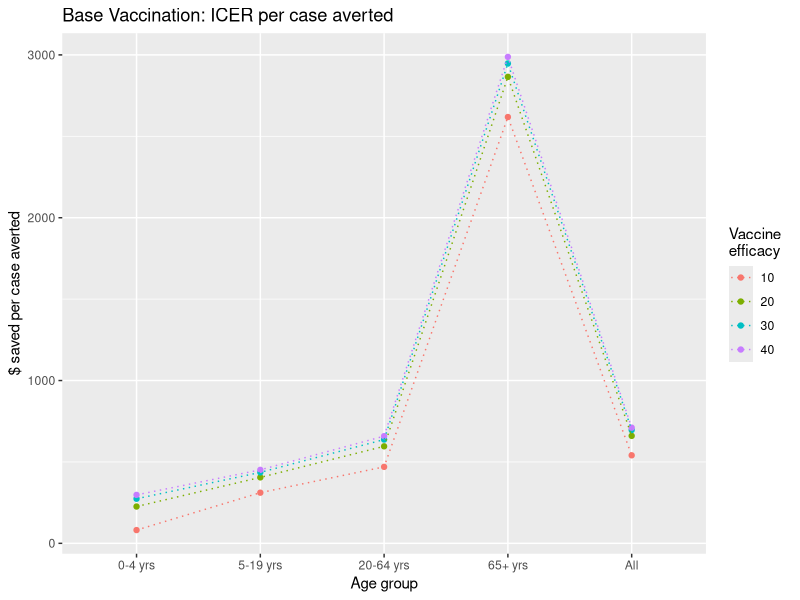
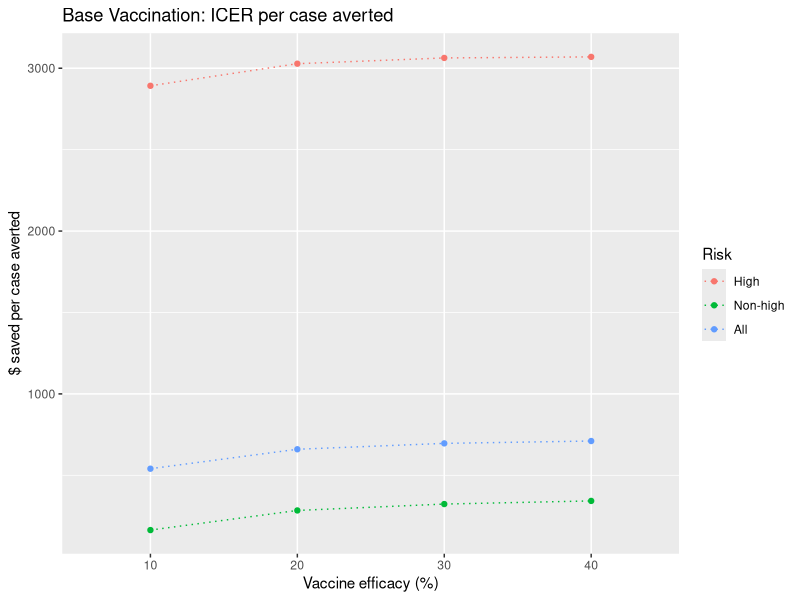
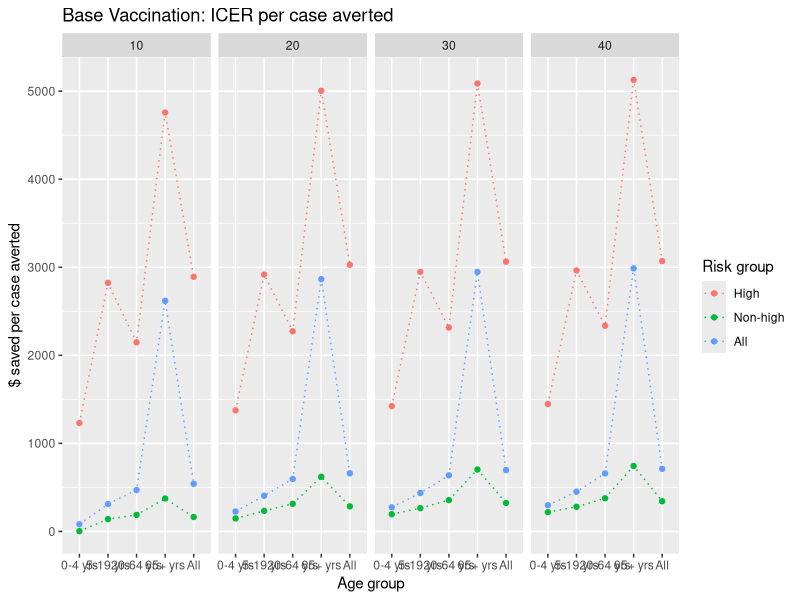
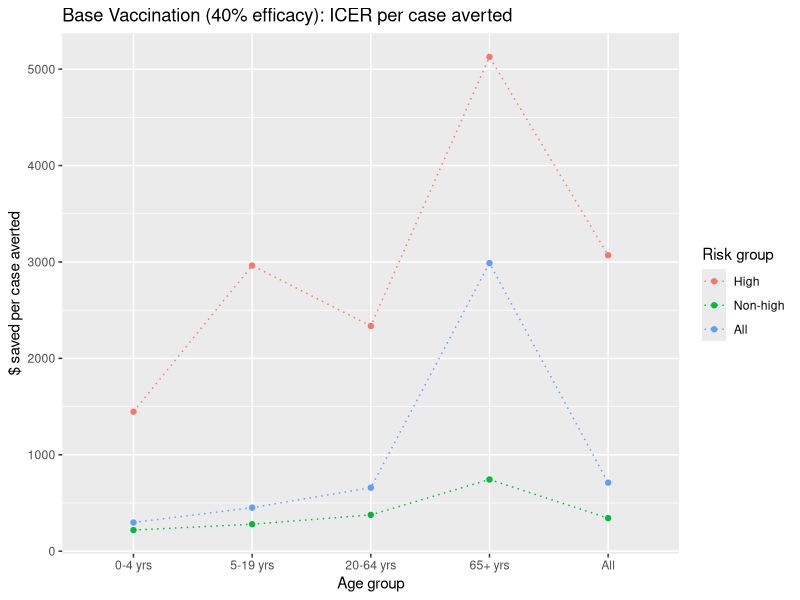
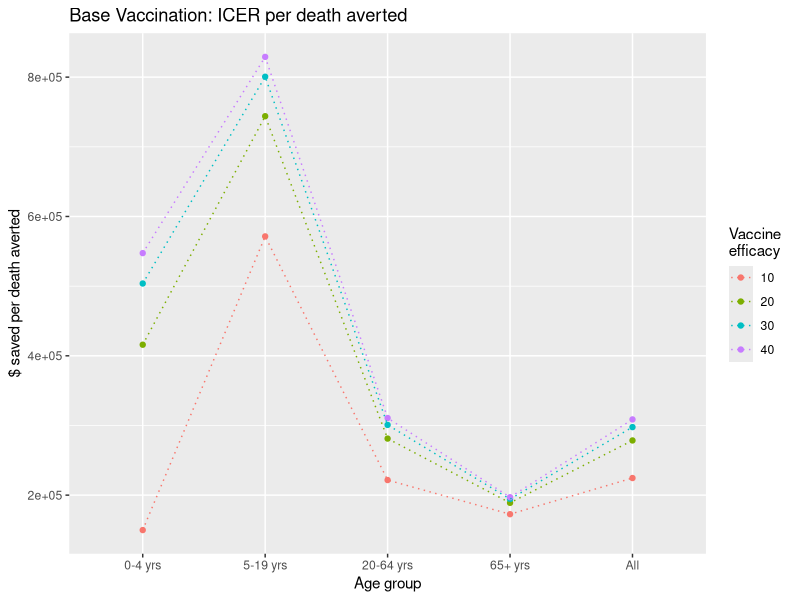
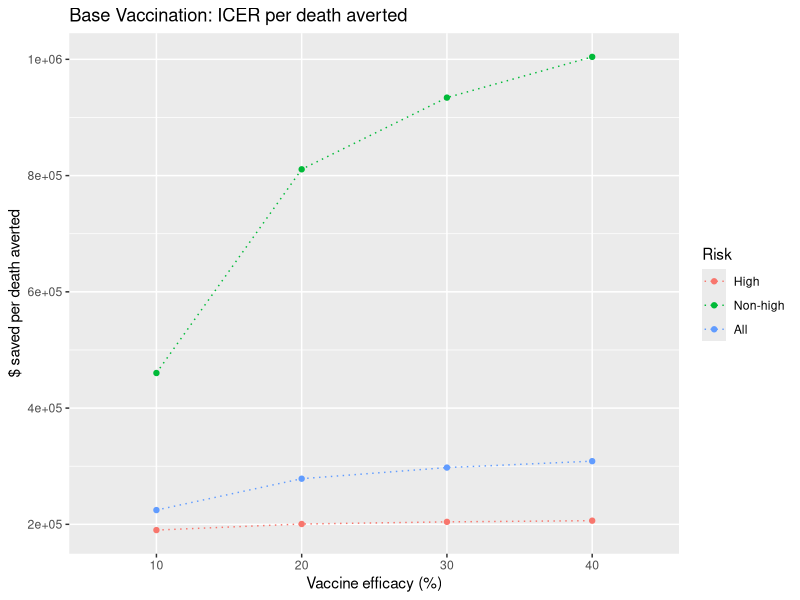
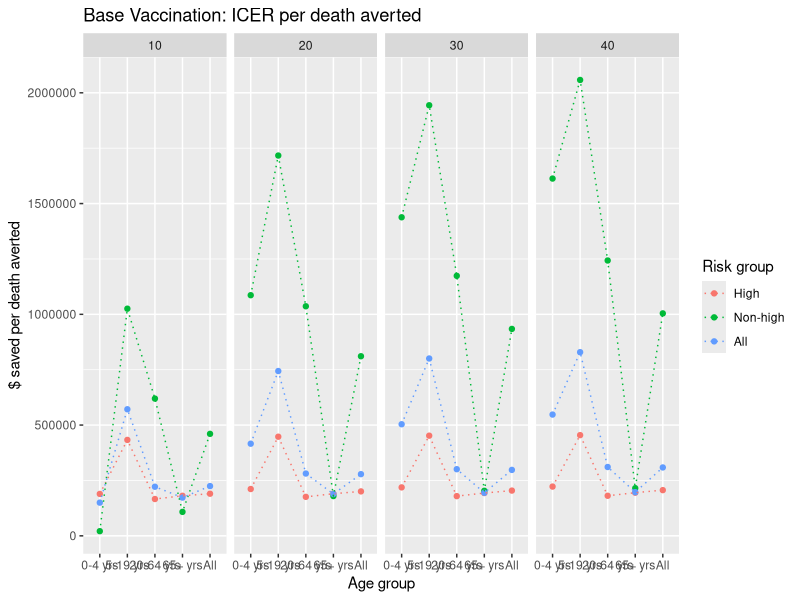
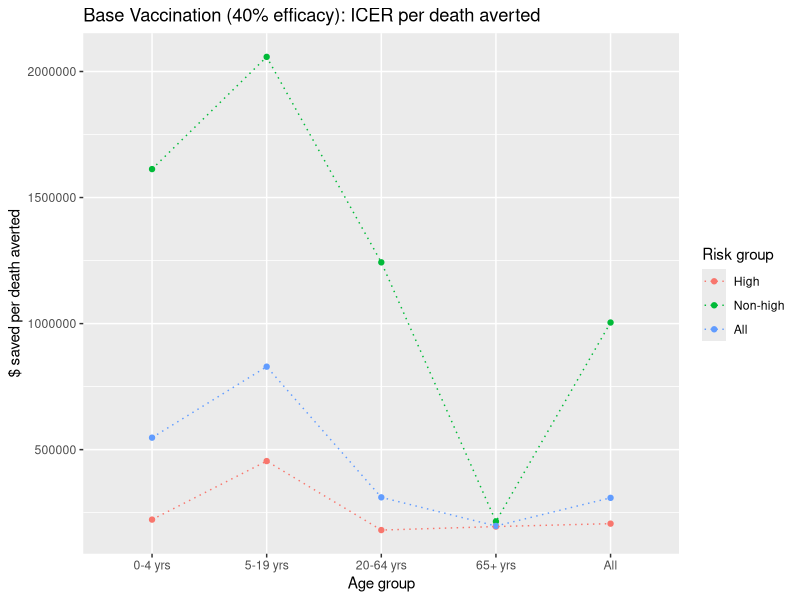

The R script that drew these images, in order:
## ---- chunk 1
knitr::opts_chunk$set(
	echo = TRUE,
	warning = TRUE,
	cache = TRUE,
	tidy = TRUE
)
## ---- chunk 2
rm(list = ls(all.names = TRUE))
library(ggplot2); library(tidyr); library(dplyr)
library(knitr); library(rmarkdown); library(formatR)
## ---- chunk 3
data <- read.csv("df/icer-all.csv", as.is = TRUE)
df <- data[(data$scenario!="base"),]

df$cost.diff.per100k <- as.numeric(df$cost.diff.per100k)
df$cases.averted <- as.numeric(df$cases.averted)
df$cases.averted.per100k <- as.numeric(df$cases.averted.per100k)
df$icer.case.averted <- as.numeric(df$icer.case.averted)
df$deaths.averted <- as.numeric(df$deaths.averted)
df$deaths.averted.per100k <- as.numeric(df$ deaths.averted.per100k)
df$icer.death.averted <- as.numeric(df$icer.death.averted)
df$dalys <- as.numeric(df$dalys)
df$dalys.per100k <- as.numeric(df$dalys.per100k)
df$dalys.averted <- as.numeric(df$dalys.averted)
df$dalys.averted.per100k <- as.numeric(df$dalys.averted.per100k)
df$icer.daly.averted <- as.numeric(df$icer.daly.averted)
## ---- chunk 4
# subset relevant efficacies
df2 <- df[!(df$scenario == 'vaxbase' & df$v.eff %in% c(50, 60)),]
#table(df2$v.eff, useNA = 'always')

df3 <- df2[!(df2$scenario == 'vax70' & df2$v.eff %in% c(30,40)), ]
#table(df3$scenario, df3$v.eff, useNA = 'always')

# factors
df3$age <- factor(df3$age, levels = c("0-4 yrs", "5-19 yrs", "20-64 yrs", "65+ yrs", "All"))
df3$risk <- factor(df3$risk, levels = c("High", "Non-high", "All"))
df3$scenario <- factor(df3$scenario, levels = c("vaxbase", "vax70"))
df3$v.eff <- factor(df3$v.eff)
## ---- chunk 5
# subset scenario
df_base <- df3[(df3$scenario == 'vaxbase'),]
df_vax70 <- df3[(df3$scenario == 'vax70'),]

# age groups
age_df_base <- df_base[(df_base$risk == "All"),]
age_df_vax70 <- df_vax70[(df_vax70$risk == "All"),]

# risk groups
risk_df_base <- df_base[!(df_base$age == 'All'),]
risk_df_vax70 <- df_vax70[!(df_vax70$age == 'All'),]
## ---- chunk 6
t <- labs(y = "$ saved per case averted", title = "Base Vaccination: ICER per case averted")

ggplot(age_df_base, aes(x = age, y = icer.case.averted, color = v.eff, group = v.eff)) +
  geom_point() + geom_line(linetype = "dotted") + labs(x = "Age group", color = "Vaccine \nefficacy") + t

ggplot(df_base[(df_base$age=="All"),], aes(x = v.eff, y = icer.case.averted, group = risk, color = risk)) +
  geom_point() + geom_line(linetype = "dotted") + labs(x = "Vaccine efficacy (%)", color = "Risk") + t

ggplot(df_base, aes(x = age, y = icer.case.averted, group = risk, color = risk)) +
  geom_point() + geom_line(linetype = "dotted") + labs(x = "Age group", color = "Risk group") + t +
  facet_grid(~ v.eff)
## ---- chunk 7
ggplot(df_base[(df_base$v.eff == "40"),], aes(x = age, y = icer.case.averted, group = risk, color = risk)) +
  geom_point() + geom_line(linetype = "dotted") + labs(x = "Age group", color = "Risk group") + 
  ylab("$ saved per case averted") + ggtitle("Base Vaccination (40% efficacy): ICER per case averted")
## ---- chunk 8
t <- labs(y = "$ saved per death averted", title = "Base Vaccination: ICER per death averted")

ggplot(age_df_base, aes(x = age, y = icer.death.averted, color = v.eff, group = v.eff)) +
  geom_point() + geom_line(linetype = "dotted") + labs(x = "Age group", color = "Vaccine \nefficacy") + t

ggplot(df_base[(df_base$age=="All"),], aes(x = v.eff, y = icer.death.averted, group = risk, color = risk)) +
  geom_point() + geom_line(linetype = "dotted") + labs(x = "Vaccine efficacy (%)", color = "Risk") + t

ggplot(df_base, aes(x = age, y = icer.death.averted, group = risk, color = risk)) +
  geom_point() + geom_line(linetype = "dotted") + labs(x = "Age group", color = "Risk group") + t +
  facet_grid(~ v.eff)
## ---- chunk 9
ggplot(df_base[(df_base$v.eff == "40"),], aes(x = age, y = icer.death.averted, group = risk, color = risk)) +
  geom_point() + geom_line(linetype = "dotted") + labs(x = "Age group", color = "Risk group") + 
  ylab("$ saved per death averted") + ggtitle("Base Vaccination (40% efficacy): ICER per death averted")
## ---- chunk 10
t <- labs(y = "$ saved per DALY averted", title = "Base Vaccination: ICER per DALY averted")

ggplot(age_df_base, aes(x = age, y = icer.daly.averted, color = v.eff, group = v.eff)) +
  geom_point() + geom_line(linetype = "dotted") + labs(x = "Age group", color = "Vaccine \nefficacy") + t

ggplot(df_base[(df_base$age=="All"),], aes(x = v.eff, y = icer.daly.averted, group = risk, color = risk)) +
  geom_point() + geom_line(linetype = "dotted") + labs(x = "Vaccine efficacy (%)", color = "Risk") + t

ggplot(df_base, aes(x = age, y = icer.daly.averted, group = risk, color = risk)) +
  geom_point() + geom_line(linetype = "dotted") + labs(x = "Age group", color = "Risk group") + t +
  facet_grid(~ v.eff)
## ---- chunk 11
ggplot(df_base[(df_base$v.eff == "40"),], aes(x = age, y = icer.daly.averted, group = risk, color = risk)) +
  geom_point() + geom_line(linetype = "dotted") + labs(x = "Age group", color = "Risk group") + 
  ylab("$ saved per DALY averted") + ggtitle("Base Vaccination (40% efficacy): ICER per DALY averted")
## ---- chunk 12
# age
g1 <- ggplot(age_df_base, aes(x = age, group = v.eff, color = v.eff)) +
  geom_point() + geom_line(linetype = "dotted") + labs(x = "Age group", color = "Vaccine \nefficacy")
# risk
g2 <- ggplot(df_base[(df_base$age=="All"),], aes(x = v.eff, group = risk, color = risk)) +
  geom_point() + geom_line(linetype = "dotted") + labs(x = "Vaccine efficacy", color = "Risk group")

g3 <- ggplot(risk_df_base, aes(x = age, group = risk, color = risk)) +
  geom_point() + geom_line(linetype = "dotted") + labs(x = "Age group", color = "Risk group") +
  facet_grid(~ v.eff)

g4 <- ggplot(df_base[(df_base$v.eff == "40"),], aes(x = age, group = risk, color = risk)) +
  geom_point() + geom_line(linetype = "dotted") + labs(x = "Age group", color = "Risk group")
## ---- chunk 13
# age groups
g1 + aes(y = cases) + labs(y = "Cases", title = "Base Vaccination: Cases")
g1 + aes(y = cases.per100k) + labs(y = "Cases per 100k", title = "Base Vaccination: Cases per 100k")
g1 + aes(y = cases.averted) + labs(y = "Cases averted", title = "Base Vaccination: Cases averted")
g1 + aes(y = cases.averted.per100k) + labs(y = "Cases averted per 100k", title = "Base Vaccination: Cases averted per 100k")

# risk groups
g2 + aes(y = cases) + labs(y = "Cases", title = "Base Vaccination: Cases")
g2 + aes(y = cases.per100k) + labs(y = "Cases per 100k", title = "Base Vaccination: Cases per 100k")
g2 + aes(y = cases.averted) + labs(y = "Cases averted", title = "Base Vaccination: Cases averted")
g2 + aes(y = cases.averted.per100k) + labs(y = "Cases averted per 100k", title = "Base Vaccination: Cases averted per 100k")

g3 + aes(y = cases) + labs(y = "Cases", title = "Base Vaccination: Cases")
g3 + aes(y = cases.per100k) + labs(y = "Cases per 100k", title = "Base Vaccination: Cases per 100k")
g3 + aes(y = cases.averted) + labs(y = "Cases averted", title = "Base Vaccination: Cases averted")
g3 + aes(y = cases.averted.per100k) + labs(y = "Cases averted per 100k", title = "Base Vaccination: Cases averted per 100k")
## ---- chunk 14
g4 + aes(y = cases) + labs(y = "Cases", title = "Base Vaccination (40% VE): Cases")
g4 + aes(y = cases.per100k) + labs(y = "Cases per 100k", title = "Base Vaccination (40% VE): Cases per 100k")
g4 + aes(y = cases.averted) + labs(y = "Cases averted", title = "Base Vaccination (40% VE): Cases averted")
g4 + aes(y = cases.averted.per100k) + labs(y = "Cases averted per 100k", title = "Base Vaccination (40% VE): Cases averted per 100k")
## ---- chunk 15
# age groups
g1 + aes(y = deaths) + labs(y = "Deaths", title = "Base Vaccination: Deaths")
g1 + aes(y = deaths.per100k) + labs(y = "Deaths per 100k", title = "Base Vaccination: Deaths per 100k")
g1 + aes(y = deaths.averted) + labs(y = "Deaths averted", title = "Base Vaccination: Deaths averted")
g1 + aes(y = deaths.averted.per100k) + labs(y = "Deaths averted per 100k", title = "Base Vaccination: Deaths averted per 100k")

# risk groups
g2 + aes(y = deaths) + labs(y = "Deaths", title = "Base Vaccination: Deaths")
g2 + aes(y = deaths.per100k) + labs(y = "Deaths per 100k", title = "Base Vaccination: Deaths per 100k")
g2 + aes(y = deaths.averted) + labs(y = "Deaths averted", title = "Base Vaccination: Deaths averted")
g2 + aes(y = deaths.averted.per100k) + labs(y = "Deaths averted per 100k", title = "Base Vaccination: Deaths averted per 100k")

g3 + aes(y = deaths) + labs(y = "Deaths", title = "Base Vaccination: Deaths")
g3 + aes(y = deaths.per100k) + labs(y = "Deaths per 100k", title = "Base Vaccination: Deaths per 100k")
g3 + aes(y = deaths.averted) + labs(y = "Deaths averted", title = "Base Vaccination: Deaths averted")
g3 + aes(y = deaths.averted.per100k) + labs(y = "Deaths averted per 100k", title = "Base Vaccination: Deaths averted per 100k")
## ---- chunk 16
g4 + aes(y = deaths) + labs(y = "Deaths", title = "Base Vaccination (40% VE): Deaths")
g4 + aes(y = deaths.per100k) + labs(y = "Deaths per 100k", title = "Base Vaccination (40% VE): Deaths per 100k")
g4 + aes(y = deaths.averted) + labs(y = "Deaths averted", title = "Base Vaccination (40% VE): Deaths averted")
g4 + aes(y = deaths.averted.per100k) + labs(y = "Deaths averted per 100k", title = "Base Vaccination (40% VE): Deaths averted per 100k")
## ---- chunk 17
# age groups
g1 + aes(y = dalys) + labs(y = "DALYs", title = "Base Vaccination: DALYs")
g1 + aes(y = dalys.per100k) + labs(y = "DALYs per 100k", title = "Base Vaccination: DALYs per 100k")
g1 + aes(y = dalys.averted) + labs(y = "DALYs averted", title = "Base Vaccination: DALYs averted")
g1 + aes(y = dalys.averted.per100k) + labs(y = "DALYs averted per 100k", title = "Base Vaccination: DALYs averted per 100k")
# risk groups
g2 + aes(y = dalys) + labs(y = "DALYs", title = "Base Vaccination: DALYs")
g2 + aes(y = dalys.per100k) + labs(y = "DALYs per 100k", title = "Base Vaccination: DALYs per 100k")
g2 + aes(y = dalys.averted) + labs(y = "DALYs averted", title = "Base Vaccination: DALYs averted")
g2 + aes(y = dalys.averted.per100k) + labs(y = "DALYs averted per 100k", title = "Base Vaccination: DALYs averted per 100k")

g3 + aes(y = dalys) + labs(y = "DALYs", title = "Base Vaccination: DALYs")
g3 + aes(y = dalys.per100k) + labs(y = "DALYs per 100k", title = "Base Vaccination: DALYs per 100k")
g3 + aes(y = dalys.averted) + labs(y = "DALYs averted", title = "Base Vaccination: DALYs averted")
g3 + aes(y = dalys.averted.per100k) + labs(y = "DALYs averted per 100k", title = "Base Vaccination: DALYs averted per 100k")
## ---- chunk 18
g4 + aes(y = dalys) + labs(y = "DALYs", title = "Base Vaccination (40% VE): DALYs")
g4 + aes(y = dalys.per100k) + labs(y = "DALYs per 100k", title = "Base Vaccination (40% VE): DALYs per 100k")
g4 + aes(y = dalys.averted) + labs(y = "DALYs averted", title = "Base Vaccination (40% VE): DALYs averted")
g4 + aes(y = dalys.averted.per100k) + labs(y = "DALYs averted per 100k", title = "Base Vaccination (40% VE): DALYs averted per 100k")
## ---- chunk 19
g5 <- ggplot(df_base, aes(x = dalys.averted.per100k, y = cost.diff.per100k)) +
  labs(x = "DALYs averted per 100K", y = "Cost saved per 100K", title = "Base Vaccination: Cost saved vs. DALYs averted")

g5 + aes(color = risk, group = risk) + geom_point() + facet_grid(v.eff ~ age)

g5 + aes(color = age, group = age) + geom_point() + facet_grid(v.eff ~ risk)
## ---- chunk 20
g <- ggplot(df_vax70[(df_vax70$age=="All"),], aes(x = v.eff, color = risk, group = risk))
t1 <- labs(y = "$ saved per case averted", title = "70% Vaccination: ICER per case averted")
t2 <- labs(y = "$ saved per death averted", title = "70% Vaccination: ICER per death averted")
t3 <- labs(y = "$ saved per DALY averted", title = "70% Vaccination: ICER per DALY averted")

ggplot(age_df_vax70, aes(x = age, y = icer.case.averted, color = v.eff, group = v.eff)) +
  geom_point() + geom_line(linetype = "dotted") + 
  labs(x = "Age group", color = "Vaccine \nefficacy") + t1

g + aes(y = icer.case.averted) + geom_point() + geom_line(linetype = "dotted") +
  t1 + labs(x = "Vaccine efficacy (%)", color = "Risk group")

ggplot(df_vax70, aes(x = age, y = icer.case.averted, group = risk, color = risk)) +
  geom_point() + geom_line(linetype = "dotted") + labs(color = "Risk group") + 
  ylab("$ saved per case averted") + ggtitle("70% Vaccination: ICER per case averted") + facet_grid(~ v.eff)
## ---- chunk 21
ggplot(age_df_vax70, aes(x = age, y = icer.death.averted, color = v.eff, group = v.eff)) +
  geom_point() + geom_line(linetype = "dotted") + 
  labs(x = "Age group", color = "Vaccine \nefficacy") + t2

g + aes(y = icer.death.averted) + geom_point() + geom_line(linetype = "dotted") +
  t2 + labs(x = "Vaccine efficacy (%)", color = "Risk group")

ggplot(df_vax70, aes(x = age, y = icer.death.averted, group = risk, color = risk)) +
  geom_point() + geom_line(linetype = "dotted") + labs(color = "Risk group") + 
  ylab("$ saved per death averted") + ggtitle("70% Vaccination: ICER per death averted") + facet_grid(~ v.eff)
## ---- chunk 22
ggplot(age_df_vax70, aes(x = age, y = icer.daly.averted, color = v.eff, group = v.eff)) +
  geom_point() + geom_line(linetype = "dotted") +
  labs(x = "Age group", color = "Vaccine \nefficacy") + t3

g + aes(y = icer.daly.averted) + geom_point() + geom_line(linetype = "dotted") +
  t3 + labs(x = "Vaccine efficacy (%)", color = "Risk group")

ggplot(df_vax70, aes(x = age, y = icer.daly.averted, group = risk, color = risk)) +
  geom_point() + geom_line(linetype = "dotted") + labs(color = "Risk group") + 
  ylab("$ saved per DALY averted") + ggtitle("70% Vaccination: ICER per DALY averted") + facet_grid(~ v.eff)
## ---- chunk 23
# age
h1 <- ggplot(age_df_vax70, aes(x = age, group = v.eff, color = v.eff)) +
  geom_point() + geom_line(linetype = "dotted") + labs(x = "Age group", color = "Vaccine \nefficacy")
# risk
h2 <- ggplot(df_vax70[(df_vax70$age=="All"),], aes(x = v.eff, group = risk, color = risk)) +
  geom_point() + geom_line(linetype = "dotted") + labs(x = "Vaccine efficacy", color = "Risk group")

h3 <- ggplot(risk_df_vax70, aes(x = age, group = risk, color = risk)) +
  geom_point() + geom_line(linetype = "dotted") + labs(x = "Age group", color = "Risk group") +
  facet_grid(~ v.eff)
## ---- chunk 24
# age groups
h1 + aes(y = cases) + labs(y = "Cases", title = "70% Vaccination: Cases")
h1 + aes(y = cases.per100k) + labs(y = "Cases per 100k", title = "70% Vaccination: Cases per 100k")
h1 + aes(y = cases.averted) + labs(y = "Cases averted", title = "70% Vaccination: Cases averted")
h1 + aes(y = cases.averted.per100k) + labs(y = "Cases averted per 100k", title = "70% Vaccination: Cases averted per 100k")

# risk groups
h2 + aes(y = cases) + labs(y = "Cases", title = "70% Vaccination: Cases")
h2 + aes(y = cases.per100k) + labs(y = "Cases per 100k", title = "70% Vaccination: Cases per 100k")
h2 + aes(y = cases.averted) + labs(y = "Cases averted", title = "70% Vaccination: Cases averted")
h2 + aes(y = cases.averted.per100k) + labs(y = "Cases averted per 100k", title = "70% Vaccination: Cases averted per 100k")

h3 + aes(y = cases) + labs(y = "Cases", title = "70% Vaccination: Cases")
h3 + aes(y = cases.per100k) + labs(y = "Cases per 100k", title = "70% Vaccination: Cases per 100k")
h3 + aes(y = cases.averted) + labs(y = "Cases averted", title = "70% Vaccination: Cases averted")
h3 + aes(y = cases.averted.per100k) + labs(y = "Cases averted per 100k", title = "70% Vaccination: Cases averted per 100k")
## ---- chunk 25
# age groups
h1 + aes(y = deaths) + labs(y = "Deaths", title = "70% Vaccination: Deaths")
h1 + aes(y = deaths.per100k) + labs(y = "Deaths per 100k", title = "70% Vaccination: Deaths per 100k")
h1 + aes(y = deaths.averted) + labs(y = "Deaths averted", title = "70% Vaccination: Deaths averted")
h1 + aes(y = deaths.averted.per100k) + labs(y = "Deaths averted per 100k", title = "70% Vaccination: Deaths averted per 100k")

# risk groups
h2 + aes(y = deaths) + labs(y = "Deaths", title = "70% Vaccination: Deaths")
h2 + aes(y = deaths.per100k) + labs(y = "Deaths per 100k", title = "70% Vaccination: Deaths per 100k")
h2 + aes(y = deaths.averted) + labs(y = "Deaths averted", title = "70% Vaccination: Deaths averted")
h2 + aes(y = deaths.averted.per100k) + labs(y = "Deaths averted per 100k", title = "70% Vaccination: Deaths averted per 100k")

h3 + aes(y = deaths) + labs(y = "Deaths", title = "70% Vaccination: Deaths")
h3 + aes(y = deaths.per100k) + labs(y = "Deaths per 100k", title = "70% Vaccination: Deaths per 100k")
h3 + aes(y = deaths.averted) + labs(y = "Deaths averted", title = "70% Vaccination: Deaths averted")
h3 + aes(y = deaths.averted.per100k) + labs(y = "Deaths averted per 100k", title = "70% Vaccination: Deaths averted per 100k")
## ---- chunk 26
# age groups
h1 + aes(y = dalys) + labs(y = "DALYs", title = "70% Vaccination: DALYs")
h1 + aes(y = dalys.per100k) + labs(y = "DALYs per 100k", title = "70% Vaccination: DALYs per 100k")
h1 + aes(y = dalys.averted) + labs(y = "DALYs averted", title = "70% Vaccination: DALYs averted")
h1 + aes(y = dalys.averted.per100k) + labs(y = "DALYs averted per 100k", title = "70% Vaccination: DALYs averted per 100k")
# risk groups
h2 + aes(y = dalys) + labs(y = "DALYs", title = "70% Vaccination: DALYs")
h2 + aes(y = dalys.per100k) + labs(y = "DALYs per 100k", title = "70% Vaccination: DALYs per 100k")
h2 + aes(y = dalys.averted) + labs(y = "DALYs averted", title = "70% Vaccination: DALYs averted")
h2 + aes(y = dalys.averted.per100k) + labs(y = "DALYs averted per 100k", title = "70% Vaccination: DALYs averted per 100k")

h3 + aes(y = dalys) + labs(y = "DALYs", title = "70% Vaccination: DALYs")
h3 + aes(y = dalys.per100k) + labs(y = "DALYs per 100k", title = "70% Vaccination: DALYs per 100k")
h3 + aes(y = dalys.averted) + labs(y = "DALYs averted", title = "70% Vaccination: DALYs averted")
h3 + aes(y = dalys.averted.per100k) + labs(y = "DALYs averted per 100k", title = "70% Vaccination: DALYs averted per 100k")
## ---- chunk 27
h5 <- ggplot(df_vax70, aes(x = dalys.averted.per100k, y = cost.diff.per100k)) +
  labs(x = "DALYs averted per 100K", y = "Cost saved per 100K", title = "70% Vaccination: Cost saved vs. DALYs averted")

h5 + aes(color = risk, group = risk) + geom_point() + facet_grid(v.eff ~ age)

h5 + aes(color = age, group = age) + geom_point() + facet_grid(v.eff ~ risk)
